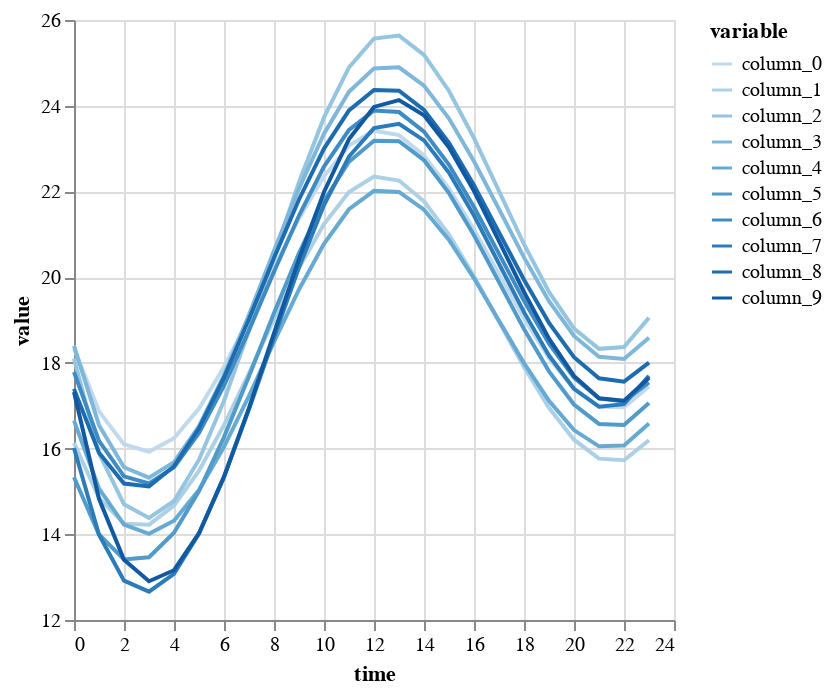

Notebook code for this chart:
### Code cell
alt.Chart(samples_df).mark_line().encode(
    x='time:Q',
    y=alt.Y('value:Q').scale(zero=False),
    color=alt.Color("variable:O")
)

### Figure 1 — Vega-Lite specification as saved in the notebook (floating-point values rounded to 4 significant figures; data arrays with more than 128 entries replaced by an {"elided": "..."} marker saying what was removed)
{"config": {"view": {"continuousWidth": 300, "continuousHeight": 300}}, "data": {"name": "data-654454ffcb30f1dab8ca34d976489494"}, "mark": {"type": "line"}, "encoding": {"color": {"field": "variable", "type": "ordinal"}, "x": {"field": "time", "type": "quantitative"}, "y": {"field": "value", "scale": {"zero": false}, "type": "quantitative"}}, "$schema": "https://vega.github.io/schema/vega-lite/v5.20.1.json", "datasets": {"data-654454ffcb30f1dab8ca34d976489494": {"elided": "240 records"}}}
